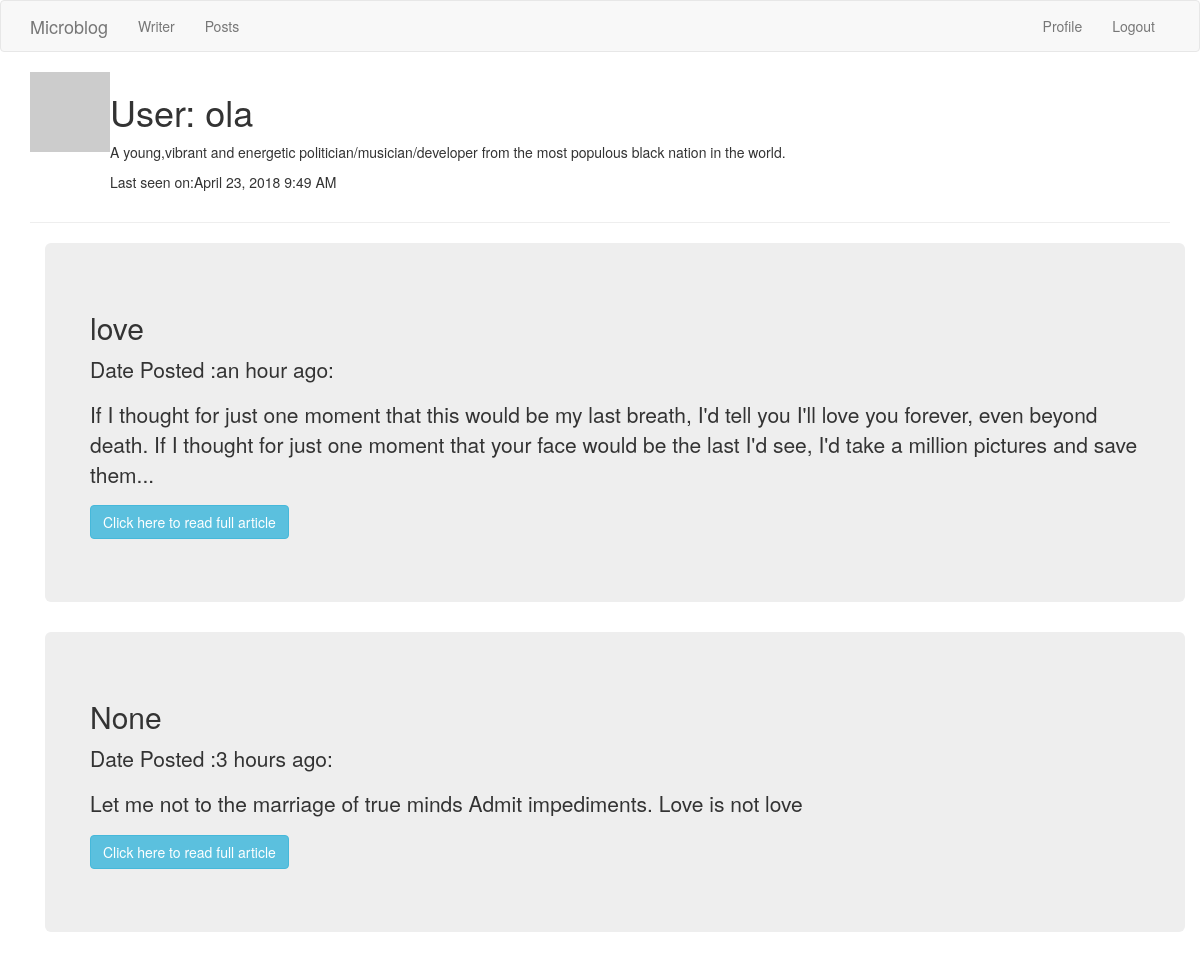
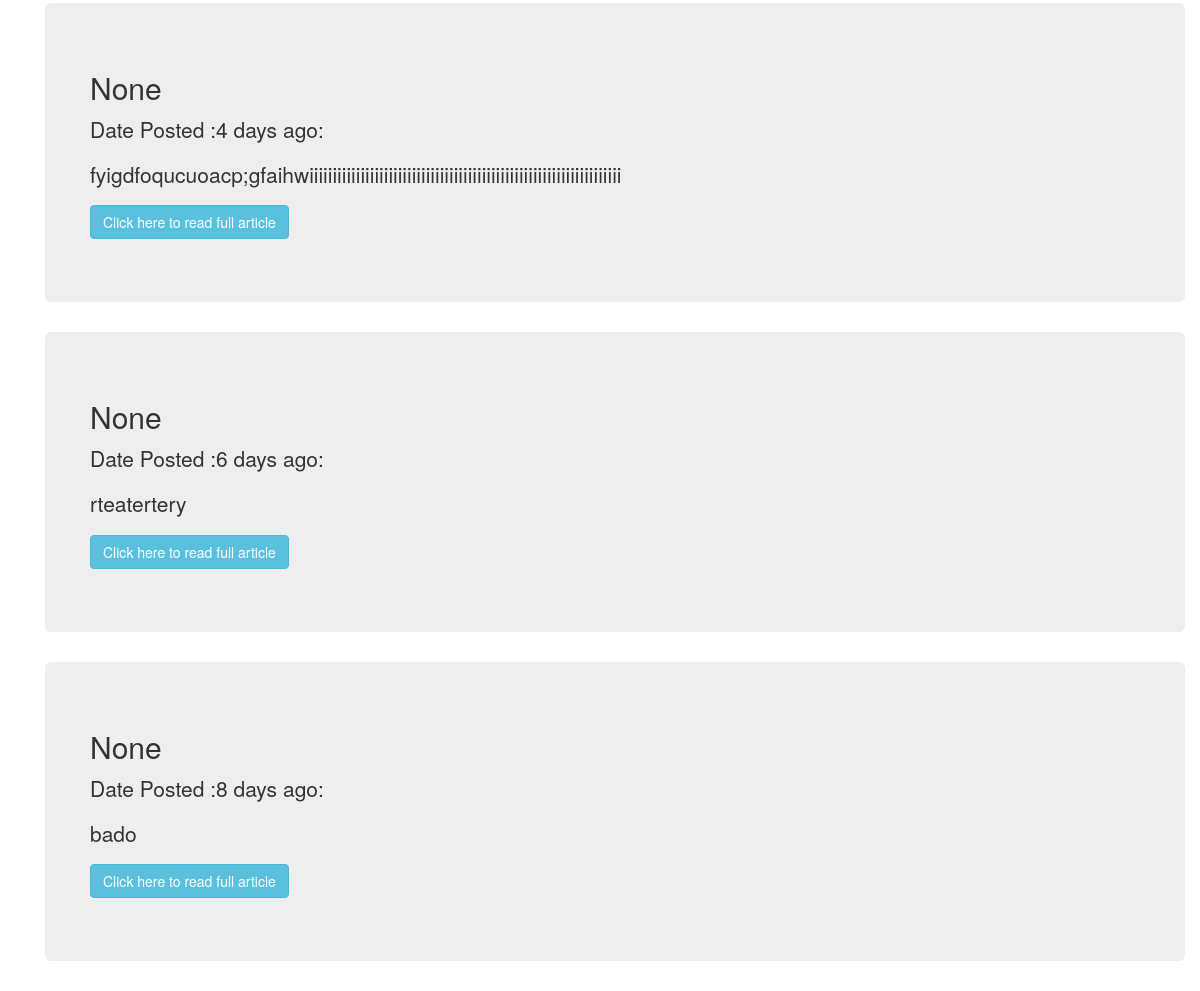
The page /user/ola (signed in) on the database its author committed (2 pictures, top to bottom).
### app/models.py (models this page shows, shortened)
class User(UserMixin, db.Model):
    id = db.Column(db.Integer, primary_key = True)
    username = db.Column(db.String(64), index =True, unique=True)
    email = db.Column(db.String(120), index=True,unique = True)
    password_hash = db.Column(db.String(128))
    posts = db.relationship('Post', backref ='author',lazy = 'dynamic')
    about_me = db.Column(db.String(140))
    last_seen = db.Column(db.DateTime, default = datetime.utcnow)
    def avatar(self, size):
        digest = md5(self.email.lower().encode('utf-8')).hexdigest()
        return 'https://www.gravatar.com/avatar/{}?d=identicon&s={}'.format(
            digest, size)

class Post(db.Model):
    id = db.Column(db.Integer,primary_key=True)
    title = db.Column(db.String(30))
    body = db.Column(db.String(1000))
    timestamp = db.Column(db.DateTime, index= True, default =datetime.utcnow)
    user_id = db.Column(db.Integer,db.ForeignKey('user.id'))

### app/main/routes.py (the view)
@bp.route('/user/<username>')
@login_required
def user(username):
    user = User.query.filter_by(username=username).first_or_404()
    page = request.args.get('page', 1, type=int)
    posts = user.posts.order_by(Post.timestamp.desc()).paginate(
        page, current_app.config['POSTS_PER_PAGE'], False)
    next_url = url_for('main.user', username=user.username, page=posts.next_num) \
        if posts.has_next else None
    prev_url = url_for('main.user', username=user.username, page=posts.prev_num) \
        if posts.has_prev else None
    return render_template('user.html', user=user, posts=posts.items,
                           next_url=next_url, prev_url=prev_url)

### app/main/routes.py (called while the page is built)
@bp.before_request
def before_request():
    if current_user.is_authenticated:
        current_user.last_seen = datetime.utcnow()
        db.session.commit()

### app/models.py (called while the page is built)
@login.user_loader
def load_user(id):
    return User.query.get(int(id))

### app/templates/user.html (shortened to what this page needs)
{% extends "base.html"%}
{% block app_content %}
<table>
      <tr valign="top">
          <td><img src="{{ user.avatar(128) }}"></td>
          <td>
            <h1>User: {{ user.username }}</h1>
            {% if user.about_me %}<p>{{user.about_me}}</p>{%  endif %}
            {% if user.last_seen %} <p>Last seen on:{{ moment(user.last_seen).format('LLL')}}</p>{% endif %}
          </td>
      </tr>
  </table>
<hr>
{% for post in posts %}
  {% include '_post.html'%}
{% endfor %}
{% endblock %}

### app/templates/_post.html
<div class="container">
  <div class="jumbotron">
    <div class="row">
      <h2> {{ post.title }}</h2>
      <p> Date Posted :{{ moment(post.timestamp).fromNow() }}:</p>
      <p>{{ post.body |truncate (250)}}</p>
      <p><a href="{{url_for('main.fullpost',id=post.id)}}"><button class="btn btn-info">Click here to read full article</button></a></p>
    </div>
  </div>
</div>

### rows shown on the page
User: username "ola", about_me "A young,vibrant and energetic politician/musician/developer from the most populous black nation in the world.", last_seen "April 23, 2018 9:49 AM"
Post: title "love", timestamp "an hour ago", body "If I thought for just one moment that this would be my last breath, I'd tell you I'll love you forever, even beyond death. If I thought for just one moment that your face would be the last I'd see, I'd take a million pictures and save them..."
Post: title "None", timestamp "3 hours ago", body "Let me not to the marriage of true minds Admit impediments. Love is not love"
Post: title "None", timestamp "4 days ago", body "fyigdfoqucuoacp;gfaihwiiiiiiiiiiiiiiiiiiiiiiiiiiiiiiiiiiiiiiiiiiiiiiiiiiiiiiiiiiiiiiiiiii"
Post: title "None", timestamp "6 days ago", body "rteatertery"
Post: title "None", timestamp "8 days ago", body "bado"
